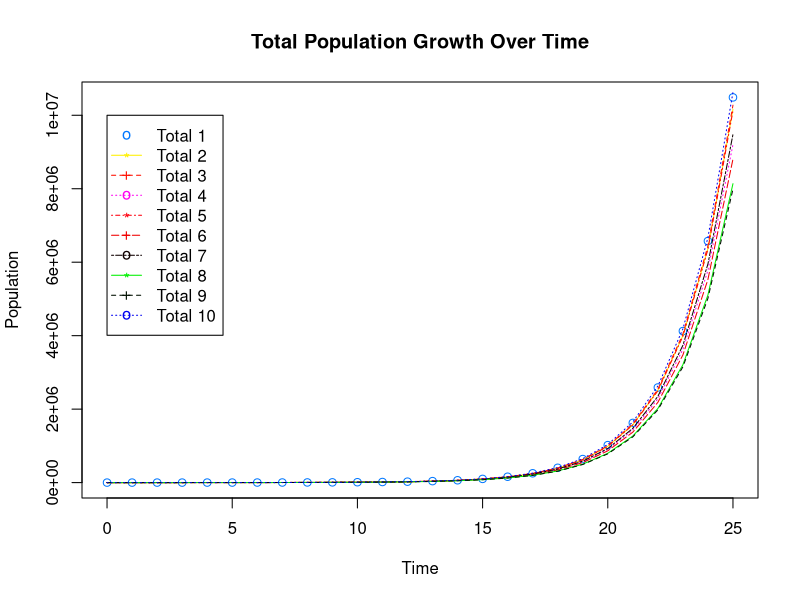
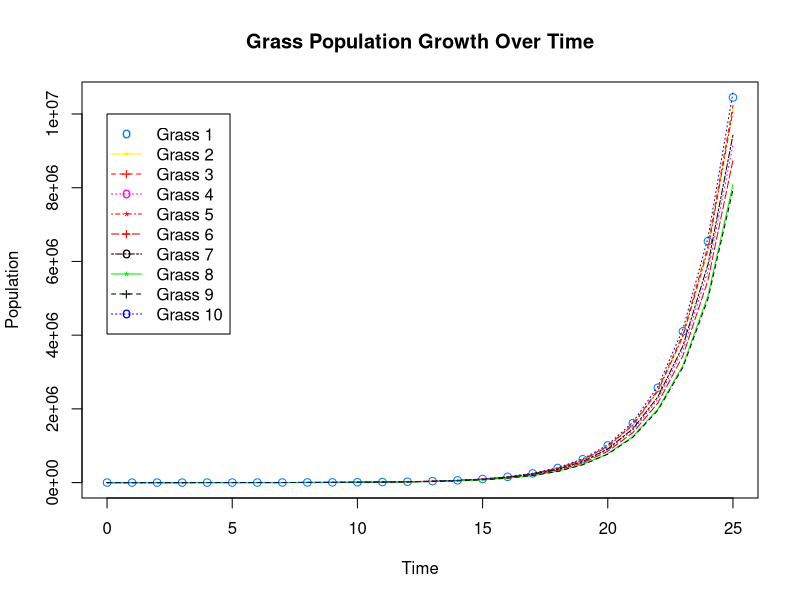
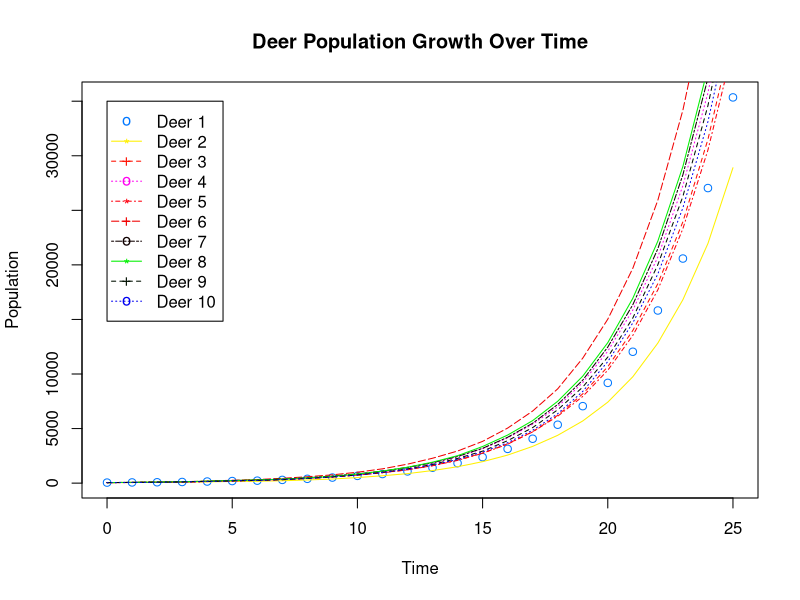
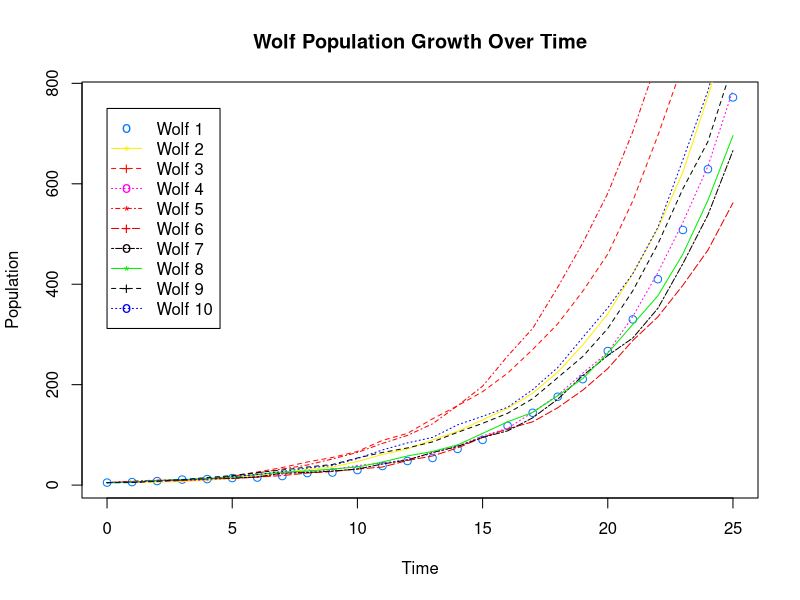
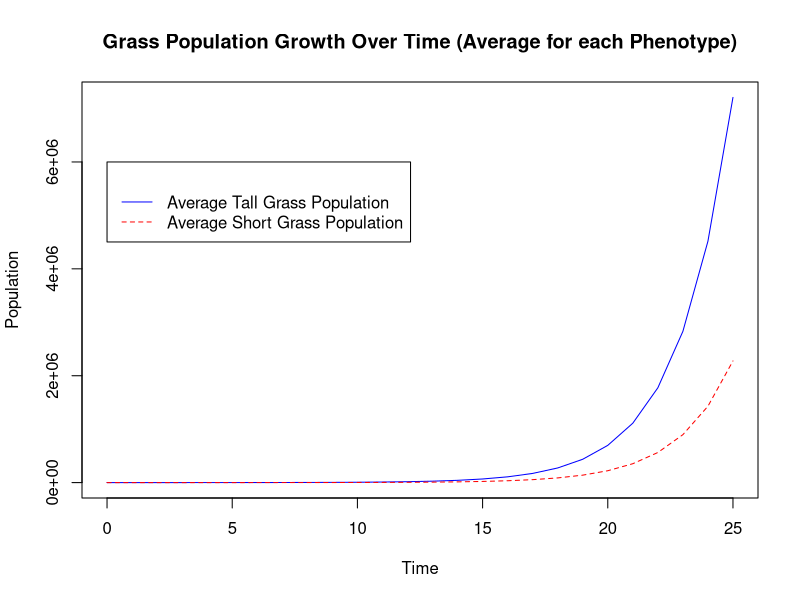
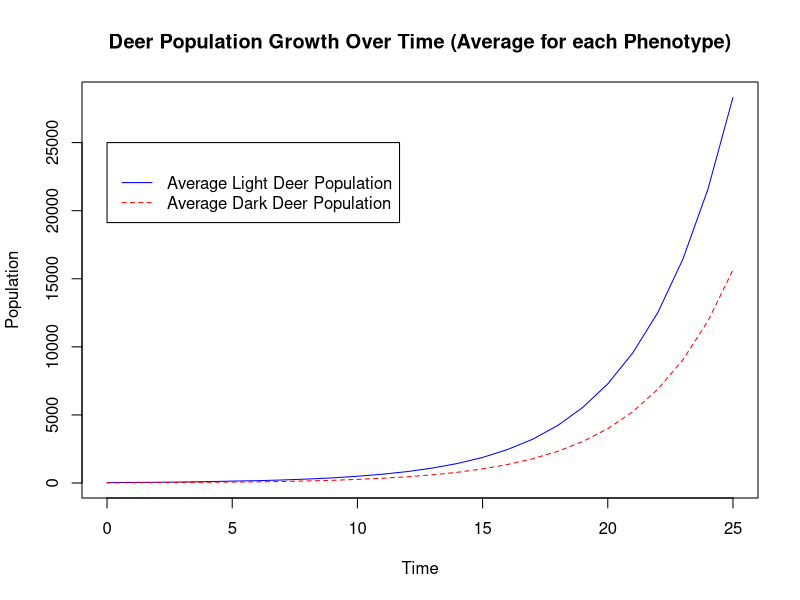
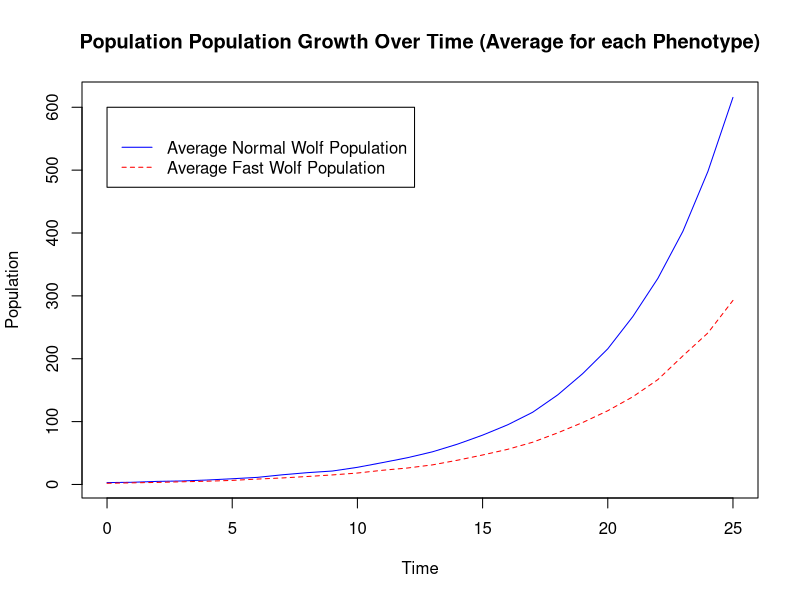

These figures' R source, in order:
# load all 10 csv files
data0 <- read.csv("./data/data-0.csv", header=TRUE);
data1 <- read.csv("./data/data-1.csv", header=TRUE);
data2 <- read.csv("./data/data-2.csv", header=TRUE);
data3 <- read.csv("./data/data-3.csv", header=TRUE);
data4 <- read.csv("./data/data-4.csv", header=TRUE);
data5 <- read.csv("./data/data-5.csv", header=TRUE);
data6 <- read.csv("./data/data-6.csv", header=TRUE);
data7 <- read.csv("./data/data-7.csv", header=TRUE);
data8 <- read.csv("./data/data-8.csv", header=TRUE);
data9 <- read.csv("./data/data-9.csv", header=TRUE);

# always going to be the same
year <- data0$year

grass0 <- data0$grass
grass_tall0 <- data0$grass_tall
grass_short0 <- data0$grass_short

grass1 <- data1$grass
grass_tall1 <- data1$grass_tall
grass_short1 <- data1$grass_short

grass2 <- data2$grass
grass_tall2 <- data2$grass_tall
grass_short2 <- data2$grass_short

grass3 <- data3$grass
grass_tall3 <- data3$grass_tall
grass_short3 <- data3$grass_short

grass4 <- data4$grass
grass_tall4 <- data4$grass_tall
grass_short4 <- data4$grass_short

grass5 <- data5$grass
grass_tall5 <- data5$grass_tall
grass_short5 <- data5$grass_short

grass6 <- data6$grass
grass_tall6 <- data6$grass_tall
grass_short6 <- data6$grass_short

grass7 <- data7$grass
grass_tall7 <- data7$grass_tall
grass_short7 <- data7$grass_short

grass8 <- data8$grass
grass_tall8 <- data8$grass_tall
grass_short8 <- data8$grass_short

grass9 <- data9$grass
grass_tall9 <- data9$grass_tall
grass_short9 <- data9$grass_short


deer0 <- data0$deer
deer_light0 <- data0$deer_light
deer_dark0 <- data0$deer_dark

deer1 <- data1$deer
deer_light1 <- data1$deer_light
deer_dark1 <- data1$deer_dark
deer2 <- data2$deer
deer_light2 <- data2$deer_light
deer_dark2 <- data2$deer_dark

deer3 <- data3$deer
deer_light3 <- data3$deer_light
deer_dark3 <- data3$deer_dark

deer4 <- data4$deer
deer_light4 <- data4$deer_light
deer_dark4 <- data4$deer_dark

deer5 <- data5$deer
deer_light5 <- data5$deer_light
deer_dark5 <- data5$deer_dark

deer6 <- data6$deer
deer_light6 <- data6$deer_light
deer_dark6 <- data6$deer_dark

deer7 <- data7$deer
deer_light7 <- data7$deer_light
deer_dark7 <- data7$deer_dark

deer8 <- data8$deer
deer_light8 <- data8$deer_light
deer_dark8 <- data8$deer_dark

deer9 <- data9$deer
deer_light9 <- data9$deer_light
deer_dark9 <- data9$deer_dark


wolf0 <- data0$wolf
wolf_normal0 <- data0$wolf_normal
wolf_fast0 <- data0$wolf_fast

wolf1 <- data1$wolf
wolf_normal1 <- data1$wolf_normal
wolf_fast1 <- data1$wolf_fast

wolf2 <- data2$wolf
wolf_normal2 <- data2$wolf_normal
wolf_fast2 <- data2$wolf_fast

wolf3 <- data3$wolf
wolf_normal3 <- data3$wolf_normal
wolf_fast3 <- data3$wolf_fast

wolf4 <- data4$wolf
wolf_normal4 <- data4$wolf_normal
wolf_fast4 <- data4$wolf_fast

wolf5 <- data5$wolf
wolf_normal5 <- data5$wolf_normal
wolf_fast5 <- data5$wolf_fast

wolf6 <- data6$wolf
wolf_normal6 <- data6$wolf_normal
wolf_fast6 <- data6$wolf_fast

wolf7 <- data7$wolf
wolf_normal7 <- data7$wolf_normal
wolf_fast7 <- data7$wolf_fast

wolf8 <- data8$wolf
wolf_normal8 <- data8$wolf_normal
wolf_fast8 <- data8$wolf_fast

wolf9 <- data9$wolf
wolf_normal9 <- data9$wolf_normal
wolf_fast9 <- data9$wolf_fast

total0 <- data0$total
total1 <- data1$total
total2 <- data2$total
total3 <- data3$total
total4 <- data4$total
total5 <- data5$total
total6 <- data6$total
total7 <- data7$total
total8 <- data8$total
total9 <- data9$total

plot(year, total0, type="o", main = "Total Population Growth Over Time", xlab = "Time", ylab = "Population", col = "#0077ff", lty = 0)
lines(year, total1, lty = 1, col = "#fff000")
lines(year, total2, lty = 2, col = "#ff0f00")
lines(year, total3, lty = 3, col = "#ff00f0")
lines(year, total4, lty = 4, col = "#ff000f")
lines(year, total5, lty = 5, col = "#f00000")
lines(year, total6, lty = 6, col = "#0f0000")
lines(year, total7, lty = 7, col = "#00f000")
lines(year, total8, lty = 8, col = "#000f00")
lines(year, total9, lty = 9, col = "#0000f0")

legend(
    0, 1e+07, 
    legend = c("Total 1", "Total 2", "Total 3", "Total 4", "Total 5", "Total 6", "Total 7", "Total 8", "Total 9", "Total 10"), 
    col = c("#0077ff", "#fff000", "#ff0f00", "#ff00f0", "#ff000f", "#f00000", "#0f0000", "#00f000", "#000f00", "#0000f0"),
    pch = c("o", "*", "+"),
    lty = 0:9,
    ncol = 1
)


plot(year, grass0, type="o", main = "Grass Population Growth Over Time", xlab = "Time", ylab = "Population", col = "#0077ff", lty = 0)
lines(year, grass1, lty = 1, col = "#fff000")
lines(year, grass2, lty = 2, col = "#ff0f00")
lines(year, grass3, lty = 3, col = "#ff00f0")
lines(year, grass4, lty = 4, col = "#ff000f")
lines(year, grass5, lty = 5, col = "#f00000")
lines(year, grass6, lty = 6, col = "#0f0000")
lines(year, grass7, lty = 7, col = "#00f000")
lines(year, grass8, lty = 8, col = "#000f00")
lines(year, grass9, lty = 9, col = "#0000f0")

legend(
    0, 1e+07, 
    legend = c("Grass 1", "Grass 2", "Grass 3", "Grass 4", "Grass 5", "Grass 6", "Grass 7", "Grass 8", "Grass 9", "Grass 10"), 
    col = c("#0077ff", "#fff000", "#ff0f00", "#ff00f0", "#ff000f", "#f00000", "#0f0000", "#00f000", "#000f00", "#0000f0"),
    pch = c("o", "*", "+"),
    lty = 0:9,
)


plot(year, deer0, type="o", main = "Deer Population Growth Over Time", xlab = "Time", ylab = "Population", col = "#0077ff", lty = 0)
lines(year, deer1, lty = 1, col = "#fff000")
lines(year, deer2, lty = 2, col = "#ff0f00")
lines(year, deer3, lty = 3, col = "#ff00f0")
lines(year, deer4, lty = 4, col = "#ff000f")
lines(year, deer5, lty = 5, col = "#f00000")
lines(year, deer6, lty = 6, col = "#0f0000")
lines(year, deer7, lty = 7, col = "#00f000")
lines(year, deer8, lty = 8, col = "#000f00")
lines(year, deer9, lty = 9, col = "#0000f0")

legend(
    0, 35000, 
    legend = c("Deer 1", "Deer 2", "Deer 3", "Deer 4", "Deer 5", "Deer 6", "Deer 7", "Deer 8", "Deer 9", "Deer 10"), 
    col = c("#0077ff", "#fff000", "#ff0f00", "#ff00f0", "#ff000f", "#f00000", "#0f0000", "#00f000", "#000f00", "#0000f0"),
    pch = c("o", "*", "+"),
    lty = 0:9,
)


plot(year, wolf0, type="o", main = "Wolf Population Growth Over Time", xlab = "Time", ylab = "Population", col = "#0077ff", lty = 0)
lines(year, wolf1, lty = 1, col = "#fff000")
lines(year, wolf2, lty = 2, col = "#ff0f00")
lines(year, wolf3, lty = 3, col = "#ff00f0")
lines(year, wolf4, lty = 4, col = "#ff000f")
lines(year, wolf5, lty = 5, col = "#f00000")
lines(year, wolf6, lty = 6, col = "#0f0000")
lines(year, wolf7, lty = 7, col = "#00f000")
lines(year, wolf8, lty = 8, col = "#000f00")
lines(year, wolf9, lty = 9, col = "#0000f0")

legend(
    0, 750, 
    legend = c("Wolf 1", "Wolf 2", "Wolf 3", "Wolf 4", "Wolf 5", "Wolf 6", "Wolf 7", "Wolf 8", "Wolf 9", "Wolf 10"), 
    col = c("#0077ff", "#fff000", "#ff0f00", "#ff00f0", "#ff000f", "#f00000", "#0f0000", "#00f000", "#000f00", "#0000f0"),
    pch = c("o", "*", "+"),
    lty = 0:9,
)

# i wonder if there's a better way of doing this... oh well, too late
grass_short_avg <- c(
    mean(c(
        grass_short0[1],
        grass_short1[1],
        grass_short2[1],
        grass_short3[1],
        grass_short4[1],
        grass_short5[1],
        grass_short6[1],
        grass_short7[1],
        grass_short8[1],
        grass_short9[1]
    )),
    mean(c(
        grass_short0[2],
        grass_short1[2],
        grass_short2[2],
        grass_short3[2],
        grass_short4[2],
        grass_short5[2],
        grass_short6[2],
        grass_short7[2],
        grass_short8[2],
        grass_short9[2]
    )),
    mean(c(
        grass_short0[3],
        grass_short1[3],
        grass_short2[3],
        grass_short3[3],
        grass_short4[3],
        grass_short5[3],
        grass_short6[3],
        grass_short7[3],
        grass_short8[3],
        grass_short9[3]
    )),
    mean(c(
        grass_short0[4],
        grass_short1[4],
        grass_short2[4],
        grass_short3[4],
        grass_short4[4],
        grass_short5[4],
        grass_short6[4],
        grass_short7[4],
        grass_short8[4],
        grass_short9[4]
    )),
    mean(c(
        grass_short0[5],
        grass_short1[5],
        grass_short2[5],
        grass_short3[5],
        grass_short4[5],
        grass_short5[5],
        grass_short6[5],
        grass_short7[5],
        grass_short8[5],
        grass_short9[5]
    )),
    mean(c(
        grass_short0[6],
        grass_short1[6],
        grass_short2[6],
        grass_short3[6],
        grass_short4[6],
        grass_short5[6],
        grass_short6[6],
        grass_short7[6],
        grass_short8[6],
        grass_short9[6]
    )),
    mean(c(
        grass_short0[7],
        grass_short1[7],
        grass_short2[7],
        grass_short3[7],
        grass_short4[7],
        grass_short5[7],
        grass_short6[7],
        grass_short7[7],
        grass_short8[7],
        grass_short9[7]
    )),
    mean(c(
        grass_short0[8],
        grass_short1[8],
        grass_short2[8],
        grass_short3[8],
        grass_short4[8],
        grass_short5[8],
        grass_short6[8],
        grass_short7[8],
        grass_short8[8],
        grass_short9[8]
    )),
    mean(c(
        grass_short0[9],
        grass_short1[9],
        grass_short2[9],
        grass_short3[9],
        grass_short4[9],
        grass_short5[9],
        grass_short6[9],
        grass_short7[9],
        grass_short8[9],
        grass_short9[9]
    )),
    mean(c(
        grass_short0[10],
        grass_short1[10],
        grass_short2[10],
        grass_short3[10],
        grass_short4[10],
        grass_short5[10],
        grass_short6[10],
        grass_short7[10],
        grass_short8[10],
        grass_short9[10]
    )),
    mean(c(
        grass_short0[11],
        grass_short1[11],
        grass_short2[11],
        grass_short3[11],
        grass_short4[11],
        grass_short5[11],
        grass_short6[11],
        grass_short7[11],
        grass_short8[11],
        grass_short9[11]
    )),
    mean(c(
        grass_short0[12],
        grass_short1[12],
        grass_short2[12],
        grass_short3[12],
        grass_short4[12],
        grass_short5[12],
        grass_short6[12],
        grass_short7[12],
        grass_short8[12],
        grass_short9[12]
    )),
    
    mean(c(
        grass_short0[13],
        grass_short1[13],
        grass_short2[13],
        grass_short3[13],
        grass_short4[13],
        grass_short5[13],
        grass_short6[13],
        grass_short7[13],
        grass_short8[13],
        grass_short9[13]
    )),
    mean(c(
        grass_short0[14],
        grass_short1[14],
        grass_short2[14],
        grass_short3[14],
        grass_short4[14],
        grass_short5[14],
        grass_short6[14],
        grass_short7[14],
        grass_short8[14],
        grass_short9[14]
    )),
    mean(c(
        grass_short0[15],
        grass_short1[15],
        grass_short2[15],
        grass_short3[15],
        grass_short4[15],
        grass_short5[15],
        grass_short6[15],
        grass_short7[15],
        grass_short8[15],
        grass_short9[15]
    )),
    mean(c(
        grass_short0[16],
        grass_short1[16],
        grass_short2[16],
        grass_short3[16],
        grass_short4[16],
        grass_short5[16],
        grass_short6[16],
        grass_short7[16],
        grass_short8[16],
        grass_short9[16]
    )),
    mean(c(
        grass_short0[17],
        grass_short1[17],
        grass_short2[17],
        grass_short3[17],
        grass_short4[17],
        grass_short5[17],
        grass_short6[17],
        grass_short7[17],
        grass_short8[17],
        grass_short9[17]
    )),
    mean(c(
        grass_short0[18],
        grass_short1[18],
        grass_short2[18],
        grass_short3[18],
        grass_short4[18],
        grass_short5[18],
        grass_short6[18],
        grass_short7[18],
        grass_short8[18],
        grass_short9[18]
    )),
    mean(c(
        grass_short0[19],
        grass_short1[19],
        grass_short2[19],
        grass_short3[19],
        grass_short4[19],
        grass_short5[19],
        grass_short6[19],
        grass_short7[19],
        grass_short8[19],
        grass_short9[19]
    )),
    mean(c(
        grass_short0[20],
        grass_short1[20],
        grass_short2[20],
        grass_short3[20],
        grass_short4[20],
        grass_short5[20],
        grass_short6[20],
        grass_short7[20],
        grass_short8[20],
        grass_short9[20]
    )),
    mean(c(
        grass_short0[21],
        grass_short1[21],
        grass_short2[21],
        grass_short3[21],
        grass_short4[21],
        grass_short5[21],
        grass_short6[21],
        grass_short7[21],
        grass_short8[21],
        grass_short9[21]
    )),
    mean(c(
        grass_short0[22],
        grass_short1[22],
        grass_short2[22],
        grass_short3[22],
        grass_short4[22],
        grass_short5[22],
        grass_short6[22],
        grass_short7[22],
        grass_short8[22],
        grass_short9[22]
    )),
    mean(c(
        grass_short0[23],
        grass_short1[23],
        grass_short2[23],
        grass_short3[23],
        grass_short4[23],
        grass_short5[23],
        grass_short6[23],
        grass_short7[23],
        grass_short8[23],
        grass_short9[23]
    )),
    
    mean(c(
        grass_short0[24],
        grass_short1[24],
        grass_short2[24],
        grass_short3[24],
        grass_short4[24],
        grass_short5[24],
        grass_short6[24],
        grass_short7[24],
        grass_short8[24],
        grass_short9[24]
    )),
    mean(c(
        grass_short0[25],
        grass_short1[25],
        grass_short2[25],
        grass_short3[25],
        grass_short4[25],
        grass_short5[25],
        grass_short6[25],
        grass_short7[25],
        grass_short8[25],
        grass_short9[25]
    )),
    mean(c(
        grass_short0[26],
        grass_short1[26],
        grass_short2[26],
        grass_short3[26],
        grass_short4[26],
        grass_short5[26],
        grass_short6[26],
        grass_short7[26],
        grass_short8[26],
        grass_short9[26]
    ))
)


grass_tall_avg <- c(
    mean(c(
        grass_tall0[1],
        grass_tall1[1],
        grass_tall2[1],
        grass_tall3[1],
        grass_tall4[1],
        grass_tall5[1],
        grass_tall6[1],
        grass_tall7[1],
        grass_tall8[1],
        grass_tall9[1]
    )),
    mean(c(
        grass_tall0[2],
        grass_tall1[2],
        grass_tall2[2],
        grass_tall3[2],
        grass_tall4[2],
        grass_tall5[2],
        grass_tall6[2],
        grass_tall7[2],
        grass_tall8[2],
        grass_tall9[2]
    )),
    mean(c(
        grass_tall0[3],
        grass_tall1[3],
        grass_tall2[3],
        grass_tall3[3],
        grass_tall4[3],
        grass_tall5[3],
        grass_tall6[3],
        grass_tall7[3],
        grass_tall8[3],
        grass_tall9[3]
    )),
    mean(c(
        grass_tall0[4],
        grass_tall1[4],
        grass_tall2[4],
        grass_tall3[4],
        grass_tall4[4],
        grass_tall5[4],
        grass_tall6[4],
        grass_tall7[4],
        grass_tall8[4],
        grass_tall9[4]
    )),
    mean(c(
        grass_tall0[5],
        grass_tall1[5],
        grass_tall2[5],
        grass_tall3[5],
        grass_tall4[5],
        grass_tall5[5],
        grass_tall6[5],
        grass_tall7[5],
        grass_tall8[5],
        grass_tall9[5]
    )),
    mean(c(
        grass_tall0[6],
        grass_tall1[6],
        grass_tall2[6],
        grass_tall3[6],
        grass_tall4[6],
        grass_tall5[6],
        grass_tall6[6],
        grass_tall7[6],
        grass_tall8[6],
        grass_tall9[6]
    )),
    mean(c(
        grass_tall0[7],
        grass_tall1[7],
        grass_tall2[7],
        grass_tall3[7],
        grass_tall4[7],
        grass_tall5[7],
        grass_tall6[7],
        grass_tall7[7],
        grass_tall8[7],
        grass_tall9[7]
    )),
    mean(c(
        grass_tall0[8],
        grass_tall1[8],
        grass_tall2[8],
        grass_tall3[8],
        grass_tall4[8],
        grass_tall5[8],
        grass_tall6[8],
        grass_tall7[8],
        grass_tall8[8],
        grass_tall9[8]
    )),
    mean(c(
        grass_tall0[9],
        grass_tall1[9],
        grass_tall2[9],
        grass_tall3[9],
        grass_tall4[9],
        grass_tall5[9],
        grass_tall6[9],
        grass_tall7[9],
        grass_tall8[9],
        grass_tall9[9]
    )),
    mean(c(
        grass_tall0[10],
        grass_tall1[10],
        grass_tall2[10],
        grass_tall3[10],
        grass_tall4[10],
        grass_tall5[10],
        grass_tall6[10],
        grass_tall7[10],
        grass_tall8[10],
        grass_tall9[10]
    )),
    mean(c(
        grass_tall0[11],
        grass_tall1[11],
        grass_tall2[11],
        grass_tall3[11],
        grass_tall4[11],
        grass_tall5[11],
        grass_tall6[11],
        grass_tall7[11],
        grass_tall8[11],
        grass_tall9[11]
    )),
    mean(c(
        grass_tall0[12],
        grass_tall1[12],
        grass_tall2[12],
        grass_tall3[12],
        grass_tall4[12],
        grass_tall5[12],
        grass_tall6[12],
        grass_tall7[12],
        grass_tall8[12],
        grass_tall9[12]
    )),
    
    mean(c(
        grass_tall0[13],
        grass_tall1[13],
        grass_tall2[13],
        grass_tall3[13],
        grass_tall4[13],
        grass_tall5[13],
        grass_tall6[13],
        grass_tall7[13],
        grass_tall8[13],
        grass_tall9[13]
    )),
    mean(c(
        grass_tall0[14],
        grass_tall1[14],
        grass_tall2[14],
        grass_tall3[14],
        grass_tall4[14],
        grass_tall5[14],
        grass_tall6[14],
        grass_tall7[14],
        grass_tall8[14],
        grass_tall9[14]
    )),
    mean(c(
        grass_tall0[15],
        grass_tall1[15],
        grass_tall2[15],
        grass_tall3[15],
        grass_tall4[15],
        grass_tall5[15],
        grass_tall6[15],
        grass_tall7[15],
        grass_tall8[15],
        grass_tall9[15]
    )),
    mean(c(
        grass_tall0[16],
        grass_tall1[16],
        grass_tall2[16],
        grass_tall3[16],
        grass_tall4[16],
        grass_tall5[16],
        grass_tall6[16],
        grass_tall7[16],
        grass_tall8[16],
        grass_tall9[16]
    )),
    mean(c(
        grass_tall0[17],
        grass_tall1[17],
        grass_tall2[17],
        grass_tall3[17],
        grass_tall4[17],
        grass_tall5[17],
        grass_tall6[17],
        grass_tall7[17],
        grass_tall8[17],
        grass_tall9[17]
    )),
    mean(c(
        grass_tall0[18],
        grass_tall1[18],
        grass_tall2[18],
        grass_tall3[18],
        grass_tall4[18],
        grass_tall5[18],
        grass_tall6[18],
        grass_tall7[18],
        grass_tall8[18],
        grass_tall9[18]
    )),
    mean(c(
        grass_tall0[19],
        grass_tall1[19],
        grass_tall2[19],
        grass_tall3[19],
        grass_tall4[19],
        grass_tall5[19],
        grass_tall6[19],
        grass_tall7[19],
        grass_tall8[19],
        grass_tall9[19]
    )),
    mean(c(
        grass_tall0[20],
        grass_tall1[20],
        grass_tall2[20],
        grass_tall3[20],
        grass_tall4[20],
        grass_tall5[20],
        grass_tall6[20],
        grass_tall7[20],
        grass_tall8[20],
        grass_tall9[20]
    )),
    mean(c(
        grass_tall0[21],
        grass_tall1[21],
        grass_tall2[21],
        grass_tall3[21],
        grass_tall4[21],
        grass_tall5[21],
        grass_tall6[21],
        grass_tall7[21],
        grass_tall8[21],
        grass_tall9[21]
    )),
    mean(c(
        grass_tall0[22],
        grass_tall1[22],
        grass_tall2[22],
        grass_tall3[22],
        grass_tall4[22],
        grass_tall5[22],
        grass_tall6[22],
        grass_tall7[22],
        grass_tall8[22],
        grass_tall9[22]
    )),
    mean(c(
        grass_tall0[23],
        grass_tall1[23],
        grass_tall2[23],
        grass_tall3[23],
        grass_tall4[23],
        grass_tall5[23],
        grass_tall6[23],
        grass_tall7[23],
        grass_tall8[23],
        grass_tall9[23]
    )),
    
    mean(c(
        grass_tall0[24],
        grass_tall1[24],
        grass_tall2[24],
        grass_tall3[24],
        grass_tall4[24],
        grass_tall5[24],
        grass_tall6[24],
        grass_tall7[24],
        grass_tall8[24],
        grass_tall9[24]
    )),
    mean(c(
        grass_tall0[25],
        grass_tall1[25],
        grass_tall2[25],
        grass_tall3[25],
        grass_tall4[25],
        grass_tall5[25],
        grass_tall6[25],
        grass_tall7[25],
        grass_tall8[25],
        grass_tall9[25]
    )),
    mean(c(
        grass_tall0[26],
        grass_tall1[26],
        grass_tall2[26],
        grass_tall3[26],
        grass_tall4[26],
        grass_tall5[26],
        grass_tall6[26],
        grass_tall7[26],
        grass_tall8[26],
        grass_tall9[26]
    ))
)

plot(year, grass_tall_avg, type="l", main = "Grass Population Growth Over Time (Average for each Phenotype)", xlab = "Time", ylab = "Population", col = "#0077ff", lty = 0)
lines(year, grass_tall_avg, lty = 1, col = "blue")
lines(year, grass_short_avg, lty = 2, col = "red")

legend(
    0, 6e+06, 
    legend = c("", "Average Tall Grass Population", "Average Short Grass Population"), 
    col = c("#0077ff", "blue", "red"),
    lty = 0:2,
)


deer_light_avg <- c(
    mean(c(
        deer_light0[1],
        deer_light1[1],
        deer_light2[1],
        deer_light3[1],
        deer_light4[1],
        deer_light5[1],
        deer_light6[1],
        deer_light7[1],
        deer_light8[1],
        deer_light9[1]
    )),
    mean(c(
        deer_light0[2],
        deer_light1[2],
        deer_light2[2],
        deer_light3[2],
        deer_light4[2],
        deer_light5[2],
        deer_light6[2],
        deer_light7[2],
        deer_light8[2],
        deer_light9[2]
    )),
    mean(c(
        deer_light0[3],
        deer_light1[3],
        deer_light2[3],
        deer_light3[3],
        deer_light4[3],
        deer_light5[3],
        deer_light6[3],
        deer_light7[3],
        deer_light8[3],
        deer_light9[3]
    )),
    mean(c(
        deer_light0[4],
        deer_light1[4],
        deer_light2[4],
        deer_light3[4],
        deer_light4[4],
        deer_light5[4],
        deer_light6[4],
        deer_light7[4],
        deer_light8[4],
        deer_light9[4]
    )),
    mean(c(
        deer_light0[5],
        deer_light1[5],
        deer_light2[5],
        deer_light3[5],
        deer_light4[5],
        deer_light5[5],
        deer_light6[5],
        deer_light7[5],
        deer_light8[5],
        deer_light9[5]
    )),
    mean(c(
        deer_light0[6],
        deer_light1[6],
        deer_light2[6],
        deer_light3[6],
        deer_light4[6],
        deer_light5[6],
        deer_light6[6],
        deer_light7[6],
        deer_light8[6],
        deer_light9[6]
    )),
    mean(c(
        deer_light0[7],
        deer_light1[7],
        deer_light2[7],
        deer_light3[7],
        deer_light4[7],
        deer_light5[7],
        deer_light6[7],
        deer_light7[7],
        deer_light8[7],
        deer_light9[7]
    )),
    mean(c(
        deer_light0[8],
        deer_light1[8],
        deer_light2[8],
        deer_light3[8],
        deer_light4[8],
        deer_light5[8],
        deer_light6[8],
        deer_light7[8],
        deer_light8[8],
        deer_light9[8]
    )),
    mean(c(
        deer_light0[9],
        deer_light1[9],
        deer_light2[9],
        deer_light3[9],
        deer_light4[9],
        deer_light5[9],
        deer_light6[9],
        deer_light7[9],
        deer_light8[9],
        deer_light9[9]
    )),
    mean(c(
        deer_light0[10],
        deer_light1[10],
        deer_light2[10],
        deer_light3[10],
        deer_light4[10],
        deer_light5[10],
        deer_light6[10],
        deer_light7[10],
        deer_light8[10],
        deer_light9[10]
    )),
    mean(c(
        deer_light0[11],
        deer_light1[11],
        deer_light2[11],
        deer_light3[11],
        deer_light4[11],
        deer_light5[11],
        deer_light6[11],
        deer_light7[11],
        deer_light8[11],
        deer_light9[11]
    )),
    mean(c(
        deer_light0[12],
        deer_light1[12],
        deer_light2[12],
        deer_light3[12],
        deer_light4[12],
        deer_light5[12],
        deer_light6[12],
        deer_light7[12],
        deer_light8[12],
        deer_light9[12]
    )),
    
    mean(c(
        deer_light0[13],
        deer_light1[13],
        deer_light2[13],
        deer_light3[13],
        deer_light4[13],
        deer_light5[13],
        deer_light6[13],
        deer_light7[13],
        deer_light8[13],
        deer_light9[13]
    )),
    mean(c(
        deer_light0[14],
        deer_light1[14],
        deer_light2[14],
        deer_light3[14],
        deer_light4[14],
        deer_light5[14],
        deer_light6[14],
        deer_light7[14],
        deer_light8[14],
        deer_light9[14]
    )),
    mean(c(
        deer_light0[15],
        deer_light1[15],
        deer_light2[15],
        deer_light3[15],
        deer_light4[15],
        deer_light5[15],
        deer_light6[15],
        deer_light7[15],
        deer_light8[15],
        deer_light9[15]
    )),
    mean(c(
        deer_light0[16],
        deer_light1[16],
        deer_light2[16],
        deer_light3[16],
        deer_light4[16],
        deer_light5[16],
        deer_light6[16],
        deer_light7[16],
        deer_light8[16],
        deer_light9[16]
    )),
    mean(c(
        deer_light0[17],
        deer_light1[17],
        deer_light2[17],
        deer_light3[17],
        deer_light4[17],
        deer_light5[17],
        deer_light6[17],
        deer_light7[17],
        deer_light8[17],
        deer_light9[17]
    )),
    mean(c(
        deer_light0[18],
        deer_light1[18],
        deer_light2[18],
        deer_light3[18],
        deer_light4[18],
        deer_light5[18],
        deer_light6[18],
        deer_light7[18],
        deer_light8[18],
        deer_light9[18]
    )),
    mean(c(
        deer_light0[19],
        deer_light1[19],
        deer_light2[19],
        deer_light3[19],
        deer_light4[19],
        deer_light5[19],
        deer_light6[19],
        deer_light7[19],
        deer_light8[19],
        deer_light9[19]
    )),
    mean(c(
        deer_light0[20],
        deer_light1[20],
        deer_light2[20],
        deer_light3[20],
        deer_light4[20],
        deer_light5[20],
        deer_light6[20],
        deer_light7[20],
        deer_light8[20],
        deer_light9[20]
    )),
    mean(c(
        deer_light0[21],
        deer_light1[21],
        deer_light2[21],
        deer_light3[21],
        deer_light4[21],
        deer_light5[21],
        deer_light6[21],
        deer_light7[21],
        deer_light8[21],
        deer_light9[21]
    )),
    mean(c(
        deer_light0[22],
        deer_light1[22],
        deer_light2[22],
        deer_light3[22],
        deer_light4[22],
        deer_light5[22],
        deer_light6[22],
        deer_light7[22],
        deer_light8[22],
        deer_light9[22]
    )),
    mean(c(
        deer_light0[23],
        deer_light1[23],
        deer_light2[23],
        deer_light3[23],
        deer_light4[23],
        deer_light5[23],
        deer_light6[23],
        deer_light7[23],
        deer_light8[23],
        deer_light9[23]
    )),
    
    mean(c(
        deer_light0[24],
        deer_light1[24],
        deer_light2[24],
        deer_light3[24],
        deer_light4[24],
        deer_light5[24],
        deer_light6[24],
        deer_light7[24],
        deer_light8[24],
        deer_light9[24]
    )),
    mean(c(
        deer_light0[25],
        deer_light1[25],
        deer_light2[25],
        deer_light3[25],
        deer_light4[25],
        deer_light5[25],
        deer_light6[25],
        deer_light7[25],
        deer_light8[25],
        deer_light9[25]
    )),
    mean(c(
        deer_light0[26],
        deer_light1[26],
        deer_light2[26],
        deer_light3[26],
        deer_light4[26],
        deer_light5[26],
        deer_light6[26],
        deer_light7[26],
        deer_light8[26],
        deer_light9[26]
    ))
)


deer_dark_avg <- c(
    mean(c(
        deer_dark0[1],
        deer_dark1[1],
        deer_dark2[1],
        deer_dark3[1],
        deer_dark4[1],
        deer_dark5[1],
        deer_dark6[1],
        deer_dark7[1],
        deer_dark8[1],
        deer_dark9[1]
    )),
    mean(c(
        deer_dark0[2],
        deer_dark1[2],
        deer_dark2[2],
        deer_dark3[2],
        deer_dark4[2],
        deer_dark5[2],
        deer_dark6[2],
        deer_dark7[2],
        deer_dark8[2],
        deer_dark9[2]
    )),
    mean(c(
        deer_dark0[3],
        deer_dark1[3],
        deer_dark2[3],
        deer_dark3[3],
        deer_dark4[3],
        deer_dark5[3],
        deer_dark6[3],
        deer_dark7[3],
        deer_dark8[3],
        deer_dark9[3]
    )),
    mean(c(
        deer_dark0[4],
        deer_dark1[4],
        deer_dark2[4],
        deer_dark3[4],
        deer_dark4[4],
        deer_dark5[4],
        deer_dark6[4],
        deer_dark7[4],
        deer_dark8[4],
        deer_dark9[4]
    )),
    mean(c(
        deer_dark0[5],
        deer_dark1[5],
        deer_dark2[5],
        deer_dark3[5],
        deer_dark4[5],
        deer_dark5[5],
        deer_dark6[5],
        deer_dark7[5],
        deer_dark8[5],
        deer_dark9[5]
    )),
    mean(c(
        deer_dark0[6],
        deer_dark1[6],
        deer_dark2[6],
        deer_dark3[6],
        deer_dark4[6],
        deer_dark5[6],
        deer_dark6[6],
        deer_dark7[6],
        deer_dark8[6],
        deer_dark9[6]
    )),
    mean(c(
        deer_dark0[7],
        deer_dark1[7],
        deer_dark2[7],
        deer_dark3[7],
        deer_dark4[7],
        deer_dark5[7],
        deer_dark6[7],
        deer_dark7[7],
        deer_dark8[7],
        deer_dark9[7]
    )),
    mean(c(
        deer_dark0[8],
        deer_dark1[8],
        deer_dark2[8],
        deer_dark3[8],
        deer_dark4[8],
        deer_dark5[8],
        deer_dark6[8],
        deer_dark7[8],
        deer_dark8[8],
        deer_dark9[8]
    )),
    mean(c(
        deer_dark0[9],
        deer_dark1[9],
        deer_dark2[9],
        deer_dark3[9],
        deer_dark4[9],
        deer_dark5[9],
        deer_dark6[9],
        deer_dark7[9],
        deer_dark8[9],
        deer_dark9[9]
    )),
    mean(c(
        deer_dark0[10],
        deer_dark1[10],
        deer_dark2[10],
        deer_dark3[10],
        deer_dark4[10],
        deer_dark5[10],
        deer_dark6[10],
        deer_dark7[10],
        deer_dark8[10],
        deer_dark9[10]
    )),
    mean(c(
        deer_dark0[11],
        deer_dark1[11],
        deer_dark2[11],
        deer_dark3[11],
        deer_dark4[11],
        deer_dark5[11],
        deer_dark6[11],
        deer_dark7[11],
        deer_dark8[11],
        deer_dark9[11]
    )),
    mean(c(
        deer_dark0[12],
        deer_dark1[12],
        deer_dark2[12],
        deer_dark3[12],
        deer_dark4[12],
        deer_dark5[12],
        deer_dark6[12],
        deer_dark7[12],
        deer_dark8[12],
        deer_dark9[12]
    )),
    
    mean(c(
        deer_dark0[13],
        deer_dark1[13],
        deer_dark2[13],
        deer_dark3[13],
        deer_dark4[13],
        deer_dark5[13],
        deer_dark6[13],
        deer_dark7[13],
        deer_dark8[13],
        deer_dark9[13]
    )),
    mean(c(
        deer_dark0[14],
        deer_dark1[14],
        deer_dark2[14],
        deer_dark3[14],
        deer_dark4[14],
        deer_dark5[14],
        deer_dark6[14],
        deer_dark7[14],
        deer_dark8[14],
        deer_dark9[14]
    )),
    mean(c(
        deer_dark0[15],
        deer_dark1[15],
        deer_dark2[15],
        deer_dark3[15],
        deer_dark4[15],
        deer_dark5[15],
        deer_dark6[15],
        deer_dark7[15],
        deer_dark8[15],
        deer_dark9[15]
    )),
    mean(c(
        deer_dark0[16],
        deer_dark1[16],
        deer_dark2[16],
        deer_dark3[16],
        deer_dark4[16],
        deer_dark5[16],
        deer_dark6[16],
        deer_dark7[16],
        deer_dark8[16],
        deer_dark9[16]
    )),
    mean(c(
        deer_dark0[17],
        deer_dark1[17],
        deer_dark2[17],
        deer_dark3[17],
        deer_dark4[17],
        deer_dark5[17],
        deer_dark6[17],
        deer_dark7[17],
        deer_dark8[17],
        deer_dark9[17]
    )),
    mean(c(
        deer_dark0[18],
        deer_dark1[18],
        deer_dark2[18],
        deer_dark3[18],
        deer_dark4[18],
        deer_dark5[18],
        deer_dark6[18],
        deer_dark7[18],
        deer_dark8[18],
        deer_dark9[18]
    )),
    mean(c(
        deer_dark0[19],
        deer_dark1[19],
        deer_dark2[19],
        deer_dark3[19],
        deer_dark4[19],
        deer_dark5[19],
        deer_dark6[19],
        deer_dark7[19],
        deer_dark8[19],
        deer_dark9[19]
    )),
    mean(c(
        deer_dark0[20],
        deer_dark1[20],
        deer_dark2[20],
        deer_dark3[20],
        deer_dark4[20],
        deer_dark5[20],
        deer_dark6[20],
        deer_dark7[20],
        deer_dark8[20],
        deer_dark9[20]
    )),
    mean(c(
        deer_dark0[21],
        deer_dark1[21],
        deer_dark2[21],
        deer_dark3[21],
        deer_dark4[21],
        deer_dark5[21],
        deer_dark6[21],
        deer_dark7[21],
        deer_dark8[21],
        deer_dark9[21]
    )),
    mean(c(
        deer_dark0[22],
        deer_dark1[22],
        deer_dark2[22],
        deer_dark3[22],
        deer_dark4[22],
        deer_dark5[22],
        deer_dark6[22],
        deer_dark7[22],
        deer_dark8[22],
        deer_dark9[22]
    )),
    mean(c(
        deer_dark0[23],
        deer_dark1[23],
        deer_dark2[23],
        deer_dark3[23],
        deer_dark4[23],
        deer_dark5[23],
        deer_dark6[23],
        deer_dark7[23],
        deer_dark8[23],
        deer_dark9[23]
    )),
    
    mean(c(
        deer_dark0[24],
        deer_dark1[24],
        deer_dark2[24],
        deer_dark3[24],
        deer_dark4[24],
        deer_dark5[24],
        deer_dark6[24],
        deer_dark7[24],
        deer_dark8[24],
        deer_dark9[24]
    )),
    mean(c(
        deer_dark0[25],
        deer_dark1[25],
        deer_dark2[25],
        deer_dark3[25],
        deer_dark4[25],
        deer_dark5[25],
        deer_dark6[25],
        deer_dark7[25],
        deer_dark8[25],
        deer_dark9[25]
    )),
    mean(c(
        deer_dark0[26],
        deer_dark1[26],
        deer_dark2[26],
        deer_dark3[26],
        deer_dark4[26],
        deer_dark5[26],
        deer_dark6[26],
        deer_dark7[26],
        deer_dark8[26],
        deer_dark9[26]
    ))
)

plot(year, deer_light_avg, type="l", main = "Deer Population Growth Over Time (Average for each Phenotype)", xlab = "Time", ylab = "Population", col = "#0077ff", lty = 0)
lines(year, deer_light_avg, lty = 1, col = "blue")
lines(year, deer_dark_avg, lty = 2, col = "red")

legend(
    0, 25000, 
    legend = c("", "Average Light Deer Population", "Average Dark Deer Population"), 
    col = c("#0077ff", "blue", "red"),
    lty = 0:2,
)


wolf_normal_avg <- c(
    mean(c(
        wolf_normal0[1],
        wolf_normal1[1],
        wolf_normal2[1],
        wolf_normal3[1],
        wolf_normal4[1],
        wolf_normal5[1],
        wolf_normal6[1],
        wolf_normal7[1],
        wolf_normal8[1],
        wolf_normal9[1]
    )),
    mean(c(
        wolf_normal0[2],
        wolf_normal1[2],
        wolf_normal2[2],
        wolf_normal3[2],
        wolf_normal4[2],
        wolf_normal5[2],
        wolf_normal6[2],
        wolf_normal7[2],
        wolf_normal8[2],
        wolf_normal9[2]
    )),
    mean(c(
        wolf_normal0[3],
        wolf_normal1[3],
        wolf_normal2[3],
        wolf_normal3[3],
        wolf_normal4[3],
        wolf_normal5[3],
        wolf_normal6[3],
        wolf_normal7[3],
        wolf_normal8[3],
        wolf_normal9[3]
    )),
    mean(c(
        wolf_normal0[4],
        wolf_normal1[4],
        wolf_normal2[4],
        wolf_normal3[4],
        wolf_normal4[4],
        wolf_normal5[4],
        wolf_normal6[4],
        wolf_normal7[4],
        wolf_normal8[4],
        wolf_normal9[4]
    )),
    mean(c(
        wolf_normal0[5],
        wolf_normal1[5],
        wolf_normal2[5],
        wolf_normal3[5],
        wolf_normal4[5],
        wolf_normal5[5],
        wolf_normal6[5],
        wolf_normal7[5],
        wolf_normal8[5],
        wolf_normal9[5]
    )),
    mean(c(
        wolf_normal0[6],
        wolf_normal1[6],
        wolf_normal2[6],
        wolf_normal3[6],
        wolf_normal4[6],
        wolf_normal5[6],
        wolf_normal6[6],
        wolf_normal7[6],
        wolf_normal8[6],
        wolf_normal9[6]
    )),
    mean(c(
        wolf_normal0[7],
        wolf_normal1[7],
        wolf_normal2[7],
        wolf_normal3[7],
        wolf_normal4[7],
        wolf_normal5[7],
        wolf_normal6[7],
        wolf_normal7[7],
        wolf_normal8[7],
        wolf_normal9[7]
    )),
    mean(c(
        wolf_normal0[8],
        wolf_normal1[8],
        wolf_normal2[8],
        wolf_normal3[8],
        wolf_normal4[8],
        wolf_normal5[8],
        wolf_normal6[8],
        wolf_normal7[8],
        wolf_normal8[8],
        wolf_normal9[8]
    )),
    mean(c(
        wolf_normal0[9],
        wolf_normal1[9],
        wolf_normal2[9],
        wolf_normal3[9],
        wolf_normal4[9],
        wolf_normal5[9],
        wolf_normal6[9],
        wolf_normal7[9],
        wolf_normal8[9],
        wolf_normal9[9]
    )),
    mean(c(
        wolf_normal0[10],
        wolf_normal1[10],
        wolf_normal2[10],
        wolf_normal3[10],
        wolf_normal4[10],
        wolf_normal5[10],
        wolf_normal6[10],
        wolf_normal7[10],
        wolf_normal8[10],
        wolf_normal9[10]
    )),
    mean(c(
        wolf_normal0[11],
        wolf_normal1[11],
        wolf_normal2[11],
        wolf_normal3[11],
        wolf_normal4[11],
        wolf_normal5[11],
        wolf_normal6[11],
        wolf_normal7[11],
        wolf_normal8[11],
        wolf_normal9[11]
    )),
    mean(c(
        wolf_normal0[12],
        wolf_normal1[12],
        wolf_normal2[12],
        wolf_normal3[12],
        wolf_normal4[12],
        wolf_normal5[12],
        wolf_normal6[12],
        wolf_normal7[12],
        wolf_normal8[12],
        wolf_normal9[12]
    )),
    
    mean(c(
        wolf_normal0[13],
        wolf_normal1[13],
        wolf_normal2[13],
        wolf_normal3[13],
        wolf_normal4[13],
        wolf_normal5[13],
        wolf_normal6[13],
        wolf_normal7[13],
        wolf_normal8[13],
        wolf_normal9[13]
    )),
    mean(c(
        wolf_normal0[14],
        wolf_normal1[14],
        wolf_normal2[14],
        wolf_normal3[14],
        wolf_normal4[14],
        wolf_normal5[14],
        wolf_normal6[14],
        wolf_normal7[14],
        wolf_normal8[14],
        wolf_normal9[14]
    )),
    mean(c(
        wolf_normal0[15],
        wolf_normal1[15],
        wolf_normal2[15],
        wolf_normal3[15],
        wolf_normal4[15],
        wolf_normal5[15],
        wolf_normal6[15],
        wolf_normal7[15],
        wolf_normal8[15],
        wolf_normal9[15]
    )),
    mean(c(
        wolf_normal0[16],
        wolf_normal1[16],
        wolf_normal2[16],
        wolf_normal3[16],
        wolf_normal4[16],
        wolf_normal5[16],
        wolf_normal6[16],
        wolf_normal7[16],
        wolf_normal8[16],
        wolf_normal9[16]
    )),
    mean(c(
        wolf_normal0[17],
        wolf_normal1[17],
        wolf_normal2[17],
        wolf_normal3[17],
        wolf_normal4[17],
        wolf_normal5[17],
        wolf_normal6[17],
        wolf_normal7[17],
        wolf_normal8[17],
        wolf_normal9[17]
    )),
    mean(c(
        wolf_normal0[18],
        wolf_normal1[18],
        wolf_normal2[18],
        wolf_normal3[18],
        wolf_normal4[18],
        wolf_normal5[18],
        wolf_normal6[18],
        wolf_normal7[18],
        wolf_normal8[18],
        wolf_normal9[18]
    )),
    mean(c(
        wolf_normal0[19],
        wolf_normal1[19],
        wolf_normal2[19],
        wolf_normal3[19],
        wolf_normal4[19],
        wolf_normal5[19],
        wolf_normal6[19],
        wolf_normal7[19],
        wolf_normal8[19],
        wolf_normal9[19]
    )),
    mean(c(
        wolf_normal0[20],
        wolf_normal1[20],
        wolf_normal2[20],
        wolf_normal3[20],
        wolf_normal4[20],
        wolf_normal5[20],
        wolf_normal6[20],
        wolf_normal7[20],
        wolf_normal8[20],
        wolf_normal9[20]
    )),
    mean(c(
        wolf_normal0[21],
        wolf_normal1[21],
        wolf_normal2[21],
        wolf_normal3[21],
        wolf_normal4[21],
        wolf_normal5[21],
        wolf_normal6[21],
        wolf_normal7[21],
        wolf_normal8[21],
        wolf_normal9[21]
    )),
    mean(c(
        wolf_normal0[22],
        wolf_normal1[22],
        wolf_normal2[22],
        wolf_normal3[22],
        wolf_normal4[22],
        wolf_normal5[22],
        wolf_normal6[22],
        wolf_normal7[22],
        wolf_normal8[22],
        wolf_normal9[22]
    )),
    mean(c(
        wolf_normal0[23],
        wolf_normal1[23],
        wolf_normal2[23],
        wolf_normal3[23],
        wolf_normal4[23],
        wolf_normal5[23],
        wolf_normal6[23],
        wolf_normal7[23],
        wolf_normal8[23],
        wolf_normal9[23]
    )),
    
    mean(c(
        wolf_normal0[24],
        wolf_normal1[24],
        wolf_normal2[24],
        wolf_normal3[24],
        wolf_normal4[24],
        wolf_normal5[24],
        wolf_normal6[24],
        wolf_normal7[24],
        wolf_normal8[24],
        wolf_normal9[24]
    )),
    mean(c(
        wolf_normal0[25],
        wolf_normal1[25],
        wolf_normal2[25],
        wolf_normal3[25],
        wolf_normal4[25],
        wolf_normal5[25],
        wolf_normal6[25],
        wolf_normal7[25],
        wolf_normal8[25],
        wolf_normal9[25]
    )),
    mean(c(
        wolf_normal0[26],
        wolf_normal1[26],
        wolf_normal2[26],
        wolf_normal3[26],
        wolf_normal4[26],
        wolf_normal5[26],
        wolf_normal6[26],
        wolf_normal7[26],
        wolf_normal8[26],
        wolf_normal9[26]
    ))
)


wolf_fast_avg <- c(
    mean(c(
        wolf_fast0[1],
        wolf_fast1[1],
        wolf_fast2[1],
        wolf_fast3[1],
        wolf_fast4[1],
        wolf_fast5[1],
        wolf_fast6[1],
        wolf_fast7[1],
        wolf_fast8[1],
        wolf_fast9[1]
    )),
    mean(c(
        wolf_fast0[2],
        wolf_fast1[2],
        wolf_fast2[2],
        wolf_fast3[2],
        wolf_fast4[2],
        wolf_fast5[2],
        wolf_fast6[2],
        wolf_fast7[2],
        wolf_fast8[2],
        wolf_fast9[2]
    )),
    mean(c(
        wolf_fast0[3],
        wolf_fast1[3],
        wolf_fast2[3],
        wolf_fast3[3],
        wolf_fast4[3],
        wolf_fast5[3],
        wolf_fast6[3],
        wolf_fast7[3],
        wolf_fast8[3],
        wolf_fast9[3]
    )),
    mean(c(
        wolf_fast0[4],
        wolf_fast1[4],
        wolf_fast2[4],
        wolf_fast3[4],
        wolf_fast4[4],
        wolf_fast5[4],
        wolf_fast6[4],
        wolf_fast7[4],
        wolf_fast8[4],
        wolf_fast9[4]
    )),
    mean(c(
        wolf_fast0[5],
        wolf_fast1[5],
        wolf_fast2[5],
        wolf_fast3[5],
        wolf_fast4[5],
        wolf_fast5[5],
        wolf_fast6[5],
        wolf_fast7[5],
        wolf_fast8[5],
        wolf_fast9[5]
    )),
    mean(c(
        wolf_fast0[6],
        wolf_fast1[6],
        wolf_fast2[6],
        wolf_fast3[6],
        wolf_fast4[6],
        wolf_fast5[6],
        wolf_fast6[6],
        wolf_fast7[6],
        wolf_fast8[6],
        wolf_fast9[6]
    )),
    mean(c(
        wolf_fast0[7],
        wolf_fast1[7],
        wolf_fast2[7],
        wolf_fast3[7],
        wolf_fast4[7],
        wolf_fast5[7],
        wolf_fast6[7],
        wolf_fast7[7],
        wolf_fast8[7],
        wolf_fast9[7]
    )),
    mean(c(
        wolf_fast0[8],
        wolf_fast1[8],
        wolf_fast2[8],
        wolf_fast3[8],
        wolf_fast4[8],
        wolf_fast5[8],
        wolf_fast6[8],
        wolf_fast7[8],
        wolf_fast8[8],
        wolf_fast9[8]
    )),
    mean(c(
        wolf_fast0[9],
        wolf_fast1[9],
        wolf_fast2[9],
        wolf_fast3[9],
        wolf_fast4[9],
        wolf_fast5[9],
        wolf_fast6[9],
        wolf_fast7[9],
        wolf_fast8[9],
        wolf_fast9[9]
    )),
    mean(c(
        wolf_fast0[10],
        wolf_fast1[10],
        wolf_fast2[10],
        wolf_fast3[10],
        wolf_fast4[10],
        wolf_fast5[10],
        wolf_fast6[10],
        wolf_fast7[10],
        wolf_fast8[10],
        wolf_fast9[10]
    )),
    mean(c(
        wolf_fast0[11],
        wolf_fast1[11],
        wolf_fast2[11],
        wolf_fast3[11],
        wolf_fast4[11],
        wolf_fast5[11],
        wolf_fast6[11],
        wolf_fast7[11],
        wolf_fast8[11],
        wolf_fast9[11]
    )),
    mean(c(
        wolf_fast0[12],
        wolf_fast1[12],
        wolf_fast2[12],
        wolf_fast3[12],
        wolf_fast4[12],
        wolf_fast5[12],
        wolf_fast6[12],
        wolf_fast7[12],
        wolf_fast8[12],
        wolf_fast9[12]
    )),
    
    mean(c(
        wolf_fast0[13],
        wolf_fast1[13],
        wolf_fast2[13],
        wolf_fast3[13],
        wolf_fast4[13],
        wolf_fast5[13],
        wolf_fast6[13],
        wolf_fast7[13],
        wolf_fast8[13],
        wolf_fast9[13]
    )),
    mean(c(
        wolf_fast0[14],
        wolf_fast1[14],
        wolf_fast2[14],
        wolf_fast3[14],
        wolf_fast4[14],
        wolf_fast5[14],
        wolf_fast6[14],
        wolf_fast7[14],
        wolf_fast8[14],
        wolf_fast9[14]
    )),
    mean(c(
        wolf_fast0[15],
        wolf_fast1[15],
        wolf_fast2[15],
        wolf_fast3[15],
        wolf_fast4[15],
        wolf_fast5[15],
        wolf_fast6[15],
        wolf_fast7[15],
        wolf_fast8[15],
        wolf_fast9[15]
    )),
    mean(c(
        wolf_fast0[16],
        wolf_fast1[16],
        wolf_fast2[16],
        wolf_fast3[16],
        wolf_fast4[16],
        wolf_fast5[16],
        wolf_fast6[16],
        wolf_fast7[16],
        wolf_fast8[16],
        wolf_fast9[16]
    )),
    mean(c(
        wolf_fast0[17],
        wolf_fast1[17],
        wolf_fast2[17],
        wolf_fast3[17],
        wolf_fast4[17],
        wolf_fast5[17],
        wolf_fast6[17],
        wolf_fast7[17],
        wolf_fast8[17],
        wolf_fast9[17]
    )),
    mean(c(
        wolf_fast0[18],
        wolf_fast1[18],
        wolf_fast2[18],
        wolf_fast3[18],
        wolf_fast4[18],
        wolf_fast5[18],
        wolf_fast6[18],
        wolf_fast7[18],
        wolf_fast8[18],
        wolf_fast9[18]
    )),
    mean(c(
        wolf_fast0[19],
        wolf_fast1[19],
        wolf_fast2[19],
        wolf_fast3[19],
        wolf_fast4[19],
        wolf_fast5[19],
        wolf_fast6[19],
        wolf_fast7[19],
        wolf_fast8[19],
        wolf_fast9[19]
    )),
    mean(c(
        wolf_fast0[20],
        wolf_fast1[20],
        wolf_fast2[20],
        wolf_fast3[20],
        wolf_fast4[20],
        wolf_fast5[20],
        wolf_fast6[20],
        wolf_fast7[20],
        wolf_fast8[20],
        wolf_fast9[20]
    )),
    mean(c(
        wolf_fast0[21],
        wolf_fast1[21],
        wolf_fast2[21],
        wolf_fast3[21],
        wolf_fast4[21],
        wolf_fast5[21],
        wolf_fast6[21],
        wolf_fast7[21],
        wolf_fast8[21],
        wolf_fast9[21]
    )),
    mean(c(
        wolf_fast0[22],
        wolf_fast1[22],
        wolf_fast2[22],
        wolf_fast3[22],
        wolf_fast4[22],
        wolf_fast5[22],
        wolf_fast6[22],
        wolf_fast7[22],
        wolf_fast8[22],
        wolf_fast9[22]
    )),
    mean(c(
        wolf_fast0[23],
        wolf_fast1[23],
        wolf_fast2[23],
        wolf_fast3[23],
        wolf_fast4[23],
        wolf_fast5[23],
        wolf_fast6[23],
        wolf_fast7[23],
        wolf_fast8[23],
        wolf_fast9[23]
    )),
    
    mean(c(
        wolf_fast0[24],
        wolf_fast1[24],
        wolf_fast2[24],
        wolf_fast3[24],
        wolf_fast4[24],
        wolf_fast5[24],
        wolf_fast6[24],
        wolf_fast7[24],
        wolf_fast8[24],
        wolf_fast9[24]
    )),
    mean(c(
        wolf_fast0[25],
        wolf_fast1[25],
        wolf_fast2[25],
        wolf_fast3[25],
        wolf_fast4[25],
        wolf_fast5[25],
        wolf_fast6[25],
        wolf_fast7[25],
        wolf_fast8[25],
        wolf_fast9[25]
    )),
    mean(c(
        wolf_fast0[26],
        wolf_fast1[26],
        wolf_fast2[26],
        wolf_fast3[26],
        wolf_fast4[26],
        wolf_fast5[26],
        wolf_fast6[26],
        wolf_fast7[26],
        wolf_fast8[26],
        wolf_fast9[26]
    ))
)

plot(year, wolf_normal_avg, type="l", main = "Population Population Growth Over Time (Average for each Phenotype)", xlab = "Time", ylab = "Population", col = "#0077ff", lty = 0)
lines(year, wolf_normal_avg, lty = 1, col = "blue")
lines(year, wolf_fast_avg, lty = 2, col = "red")

legend(
    0, 600, 
    legend = c("", "Average Normal Wolf Population", "Average Fast Wolf Population"), 
    col = c("#0077ff", "blue", "red"),
    lty = 0:2,
)
